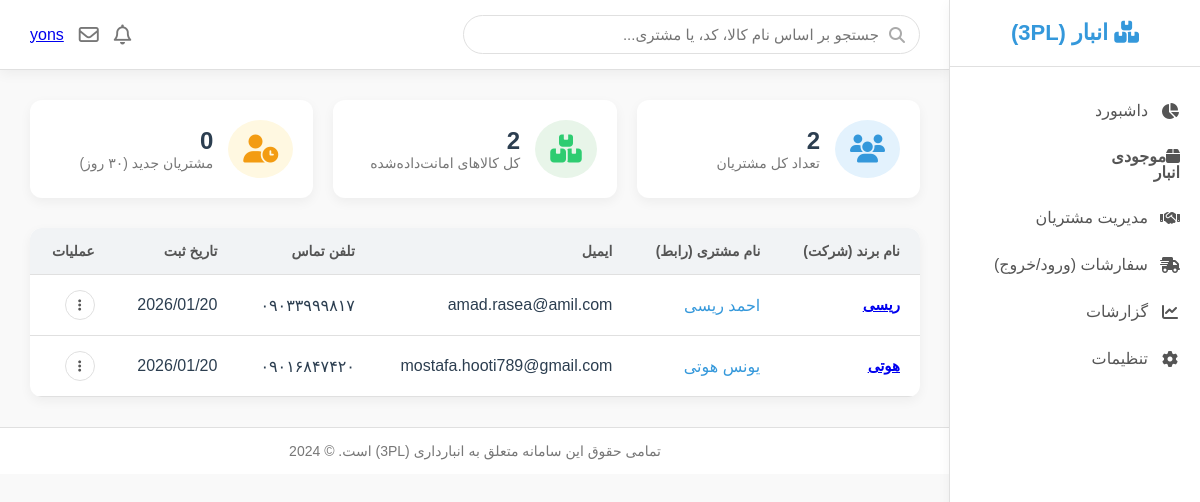
The page /supplier/list_supplier/ (signed in) on the database its author committed.
### account/models.py (models this page shows, shortened)
class User(AbstractBaseUser, PermissionsMixin):
    username = models.CharField(unique=True, max_length=255)
    first_name = models.CharField(max_length=255, null=True, blank=True)
    last_name = models.CharField(max_length=255, null=True, blank=True)
    phon = models.CharField(max_length=11)
    email = models.EmailField(unique=True)
    address = models.CharField(max_length=120, null=True, blank=True)
    supplier_user = models.ForeignKey(Supplier, on_delete=models.CASCADE,null=True,blank=True,related_name='supplier_user')
    is_active = models.BooleanField(default=True)
    is_staff = models.BooleanField(default=False)
    is_superuser = models.BooleanField(default=False)
    created_at = models.DateTimeField(auto_now_add=True)
    updated_at = models.DateTimeField(auto_now=True)
    objects = UserManager()
    USERNAME_FIELD = 'username'
    REQUIRED_FIELDS = [ 'phon', 'email']
    class Meta:
        ordering = ['-created_at']
        indexes = [
            models.Index(fields=['-created_at']),
        ]

### supplier/models.py (models this page shows, shortened)
class Supplier(models.Model):
    company_name = models.CharField(max_length=100, verbose_name='اسم برند یا شرکت')
    contact_person = models.CharField(max_length=100, verbose_name='اسم شخص مسيول یا نماینده')
    phone_number = models.CharField(max_length=11, verbose_name='شماره تلفن')
    email = models.EmailField()
    address = models.CharField(max_length=100, verbose_name='ادرس')
    website = models.URLField(blank=True, null=True, verbose_name='آدرس وبسایت(اختیاری)')
    national_id = models.CharField(max_length=100, verbose_name='شناسه ملی یا کد اقتصادی (برای ثبت رسمی)')
    created_at = models.DateTimeField(auto_now_add=True, verbose_name='زمان ثبت در سیستم')
    is_active = models.BooleanField(default=False, verbose_name='وضعیت فعال یا غیر فعال بود تامین کننده')
    @classmethod
    def user_in_these_30_days(cls, days=30):
        suppliers = cls.objects.all()
        w = 0
        for supplier in suppliers:
            if supplier.created_at > timezone.now() - timedelta(days=days):
                w += 1
        return w
    class Meta:
        ordering = ('-created_at',)
        verbose_name = 'تامین کننده'
        verbose_name_plural = 'تامین کننده ها'

### supplier/views.py (the view)
# urls.py: path('list_supplier/',views.list_suppliers,name='list_supplier'),
@login_required
def list_suppliers(request):
    user = request.user
    if user.is_superuser:
        suppliers = Supplier.objects.all()
        goods = Goods.objects.all()
        user_in_30_days = Supplier.user_in_these_30_days()
        suppliers_count = suppliers.count()
        pagination = Paginator(suppliers, 10)
        pagination_number = request.GET.get('page', 1)
        query_params = request.GET.copy()
        if 'page' in query_params:
            del query_params['page']
        suppliers = pagination.get_page(pagination_number)
        return render(request, 'supplier/list_suppliers.html',
                      {'suppliers': suppliers, 'goods': goods, 'user_in_30_days': user_in_30_days,
                       'query_params': query_params, 'suppliers_count': suppliers_count})
    return render(request, 'goods/404.html')

### supplier/template/supplier/list_suppliers.html (shortened to what this page needs)
{% extends 'parent/base.html' %}
{% load static %}
{% block content %}
    <section class="stat-cards-container">
        <div class="stat-card">
            <div class="icon blue"><i class="fa-solid fa-users"></i></div>
            <div class="info">
                <h4>{{ suppliers_count }}</h4>
                <p>تعداد کل مشتریان</p>
            </div>
        </div>
        <div class="stat-card">
            <div class="icon green"><i class="fa-solid fa-boxes-stacked"></i></div>
            <div class="info">
                <h4>{{ goods.count }}</h4>
                <p>کل کالاهای امانت‌داده‌شده</p>
            </div>
        </div>
        <div class="stat-card">
            <div class="icon orange"><i class="fa-solid fa-user-clock"></i></div>
            <div class="info">
                <h4>{{user_in_30_days}}</h4>
                <p>مشتریان جدید (۳۰ روز)</p>
            </div>
        </div>
    </section>
    <div class="inventory-container" style="margin-top: 25px;">
        <div class="inventory-table-wrapper">
            <table class="inventory-table">
                <thead>
                    <tr>
                        <th>نام برند (شرکت)</th>
                        <th>نام مشتری (رابط)</th>
                        <th>ایمیل</th>
                        <th>تلفن تماس</th>
                        <th>تاریخ ثبت</th>
                        <th>عملیات</th>
                    </tr>
                </thead>
                <tbody>
                {% for supplier in suppliers %}
                <tr>
                    <td>
                        <div class="product-name"><a href="{% url 'supplier:detail_supplier' supplier.id %}">{{ supplier.company_name }}</a></div>
                    </td>
                    <td>
                        <div class="client-name">{{ supplier.contact_person }}</div>
                    </td>
                    <td>{{ supplier.email }}</td>
                    <td>{{ supplier.phone_number }}</td>
                    <td>{{ supplier.created_at|date:"Y/m/d" }}</td>
                    <td>
                        <div class="actions-menu">
                            <button class="actions-btn"><i class="fa-solid fa-ellipsis-vertical"></i></button>
                        </div>
                    </td>
                </tr>
                {% empty %}
                <tr>
                    <td colspan="7" style="text-align: center; color: #777; padding: 30px;">
                        هیچ مشتری (تامین‌کننده) در سیستم ثبت نشده است.
                    </td>
                </tr>
                {% endfor %}
                </tbody>
            </table>
        </div>
    </div>
{% endblock %}

### goods/template/parent/base.html (shortened to what this page needs)
{% load static %}
<!DOCTYPE html>
<html lang="fa" dir="rtl">
<head>
    <link href="https://cdn.fontcdn.ir/Font/Persian/Vazir/Vazir.css" rel="stylesheet" type="text/css">
    <link rel="stylesheet" href="https://cdnjs.cloudflare.com/ajax/libs/font-awesome/6.5.1/css/all.min.css">
    {% load static %}
    <link rel="stylesheet" href="{% static 'css/base.css' %}">
</head>
<body>
    <aside class="app-sidebar">
        <div class="sidebar-header">
            <h2><i class="fa-solid fa-boxes-stacked"></i> انبار (3PL)</h2>
        </div>
        <nav class="sidebar-nav">
            <ul>
                <li><a href="{% url 'goods:dashboard_view' %}"><i class="fa-solid fa-chart-pie"></i> داشبورد</a></li>
                {% if user.supplier_user %}
                <li><a href="{% url 'goods:list_goods' %}" class="{% if request.resolver_match.url_name == 'list_goods' %}active{% endif %}"><i class="fa-solid fa-box">موجودی انبار</i> </a></li>
                {% endif %}
                {% if user.is_superuser %}
                <li><a href="{% url 'supplier:list_supplier' %}"><i class="fa-solid fa-handshake"></i> مدیریت مشتریان</a></li>
                {% endif %}
                <li><a href="{% url 'entry_exit:list_entry_exit' %}"><i class="fa-solid fa-truck-fast"></i> سفارشات (ورود/خروج)</a></li>
                <li><a href="#"><i class="fa-solid fa-chart-line"></i> گزارشات</a></li>
                <li><a href="#"><i class="fa-solid fa-gear"></i> تنظیمات</a></li>
            </ul>
        </nav>
    </aside>
    <div class="app-main-content">
        <header class="app-main-header">
            <div class="header-search-box">
                <i class="fa-solid fa-search"></i>
                <form method="get" action="{% url 'goods:search_goods' %}">
                    <input type="text" name="query" placeholder="جستجو بر اساس نام کالا، کد، یا مشتری...">
                </form>
            </div>
            <div class="header-user-profile">
                <i class="fa-regular fa-bell"></i>
                <i class="fa-regular fa-envelope"></i>
                <a href="{% url 'account:profile' %}" >{{user.username}}</a>
            </div>
        </header>
        <main class="page-content">
            {% block content %}{% endblock %}
        </main>
        <footer class="app-footer">
            تمامی حقوق این سامانه متعلق به انبارداری (3PL) است. &copy; 2024
        </footer>
    </div>
</body>
</html>

### goods/static/css/base.css (style rules this page uses)
:root { --primary-color: #3498db; --secondary-color: #2ecc71; --danger-color: #e74c3c; --warning-color: #f39c12; --light-color: #ecf0f1; --dark-color: #2c3e50; --bg-color: #f9f9f9; --sidebar-bg: #ffffff; --header-bg: #ffffff; --table-header-bg: #f1f3f5; --border-color: #e0e0e0; --shadow: 0 4px 12px rgba(0, 0, 0, 0.05); }
body { font-family: 'Vazir', sans-serif; margin: 0; padding: 0; display: flex; background-color: var(--bg-color); color: var(--dark-color); }
.app-sidebar { width: 250px; background-color: var(--sidebar-bg); border-left: 1px solid var(--border-color); height: 100vh; position: fixed; top: 0; right: 0; padding: 20px 0; box-shadow: var(--shadow); z-index: 100; }
.sidebar-header { text-align: center; padding-bottom: 20px; border-bottom: 1px solid var(--border-color); margin-bottom: 20px; }
.sidebar-header h2 { margin: 0; color: var(--primary-color); font-size: 22px; }
.sidebar-nav ul { list-style: none; padding: 0; margin: 0; }
.sidebar-nav a { display: flex; align-items: center; gap: 12px; padding: 14px 20px; text-decoration: none; color: #555; font-size: 16px; transition: all 0.3s ease; }
.sidebar-nav a i { width: 20px; text-align: center; }
.app-main-content { margin-right: 250px; width: calc(100% - 250px); display: flex; flex-direction: column; }
.app-main-header { background-color: var(--header-bg); border-bottom: 1px solid var(--border-color); padding: 15px 30px; display: flex; justify-content: space-between; align-items: center; box-shadow: var(--shadow); position: sticky; top: 0; z-index: 99; }
.header-search-box { position: relative; width: 400px; }
.header-search-box input { width: 100%; padding: 10px 40px 10px 15px; border: 1px solid var(--border-color); border-radius: 20px; font-family: 'Vazir', sans-serif; font-size: 15px; transition: all 0.3s ease; }
.header-search-box i { position: absolute; right: 15px; top: 50%; transform: translateY(-50%); color: #aaa; }
.header-user-profile { display: flex; align-items: center; gap: 15px; }
.header-user-profile i { font-size: 20px; color: #777; cursor: pointer; }
.page-content { padding: 30px; flex-grow: 1; }
.stat-cards-container { display: grid; grid-template-columns: repeat(auto-fit, minmax(220px, 1fr)); gap: 20px; margin-bottom: 30px; }
.stat-card { background-color: white; padding: 20px; border-radius: 12px; box-shadow: var(--shadow); display: flex; align-items: center; gap: 15px; }
.stat-card .icon { font-size: 28px; padding: 15px; border-radius: 50%; display: flex; align-items: center; justify-content: center; }
.stat-card .icon.green { background-color: #e8f5e9; color: var(--secondary-color); }
.stat-card .icon.blue { background-color: #e3f2fd; color: var(--primary-color); }
.stat-card .icon.orange { background-color: #fff8e1; color: var(--warning-color); }
.stat-card .info h4 { margin: 0; font-size: 24px; font-weight: 700; }
.stat-card .info p { margin: 0; font-size: 14px; color: #777; }
.inventory-container { background-color: white; border-radius: 12px; box-shadow: var(--shadow); overflow: hidden; }
.inventory-table-wrapper { overflow-x: auto; }
.inventory-table { width: 100%; border-collapse: collapse; }
.inventory-table th, .inventory-table td { padding: 15px 20px; text-align: right; vertical-align: middle; border-bottom: 1px solid var(--border-color); white-space: nowrap; }
.inventory-table th { background-color: var(--table-header-bg); font-size: 14px; font-weight: 600; color: #555; text-transform: uppercase; }
.inventory-table .product-name { font-weight: 600; color: var(--dark-color); font-size: 15px; }
.inventory-table .client-name { color: var(--primary-color); font-weight: 500; }
.actions-menu { position: relative; }
.actions-btn { background: none; border: 1px solid var(--border-color); border-radius: 50%; width: 30px; height: 30px; cursor: pointer; color: #555; transition: all 0.3s; }
.app-footer { padding: 15px 30px; border-top: 1px solid var(--border-color); text-align: center; font-size: 14px; color: #777; background-color: white; }
.inventory-table-wrapper { position: relative; z-index: 6; overflow-x: auto; }

### rows shown on the page
User: username "yons"
Supplier: company_name "ریسی", contact_person "احمد ریسی", email "amad.rasea@amil.com", phone_number "۰۹۰۳۳۹۹۹۸۱۷", created_at "2026/01/20"
Supplier: company_name "هوتی", contact_person "یونس هوتی", email "mostafa.hooti789@gmail.com", phone_number "۰۹۰۱۶۸۴۷۴۲۰", created_at "2026/01/20"

### other values the page prints
{{ suppliers_count }} "2"
{{ goods.count }} "2"
{{ user_in_30_days }} "0"
